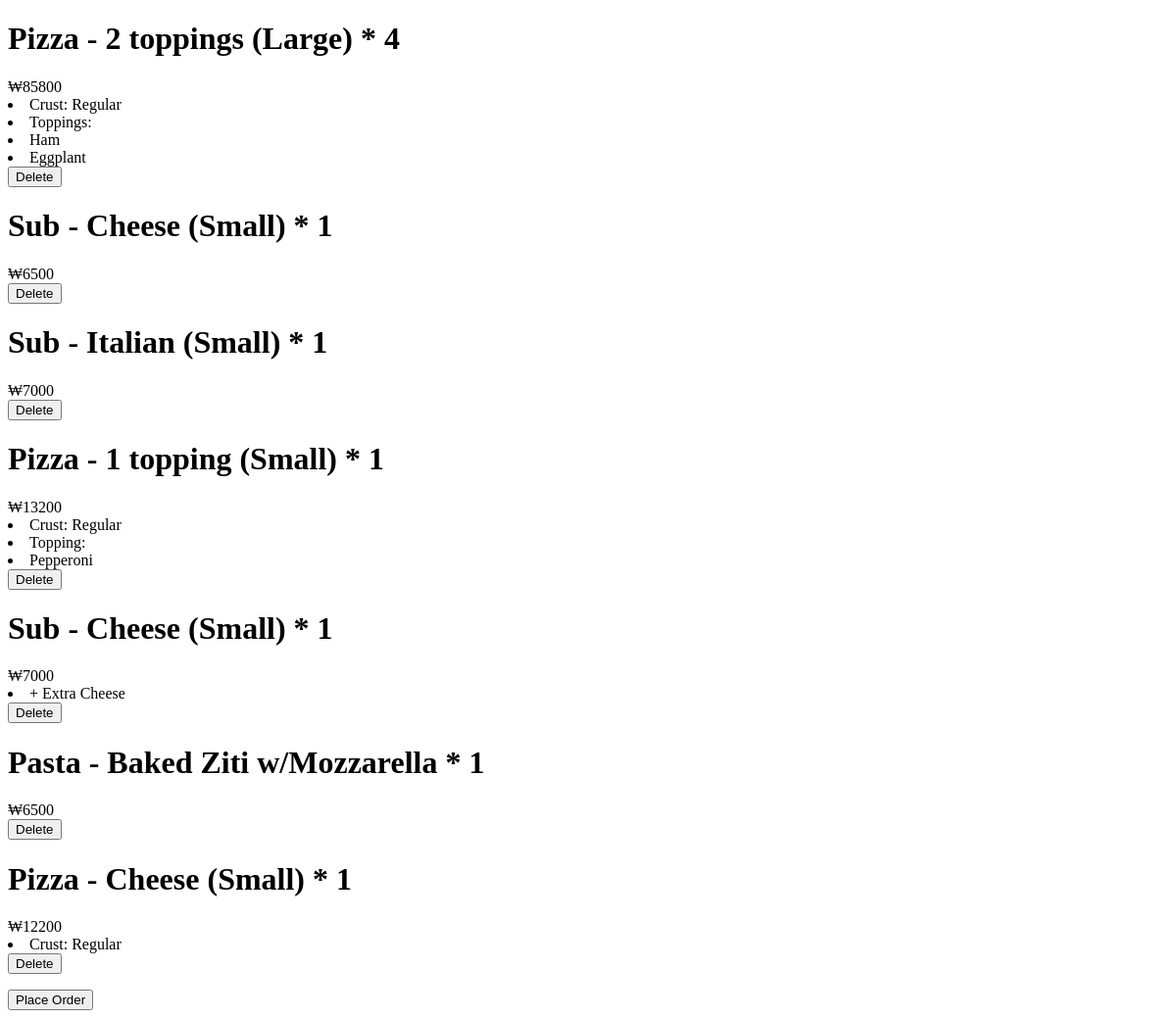
Page /cart (signed in) on the earlier database version.
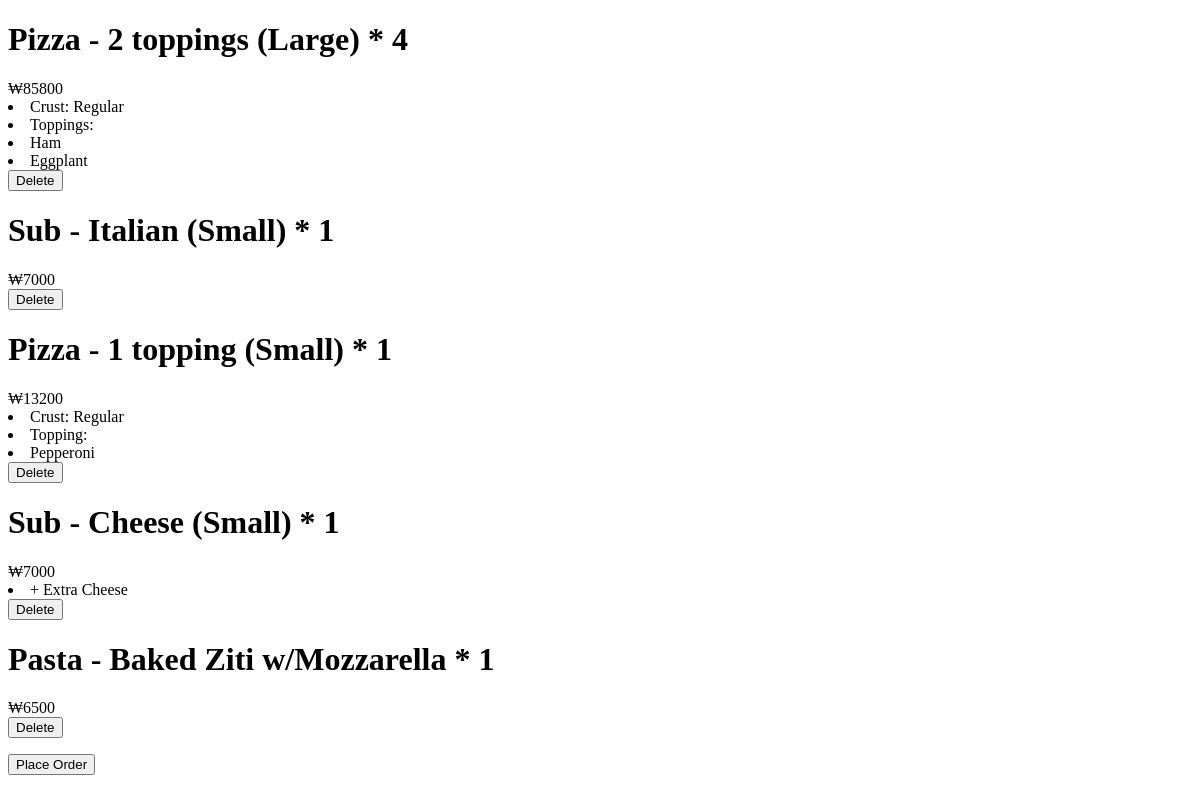
Same page on the later database version.
### orders/models.py (models this page shows, shortened)
class CartItem(models.Model):
    user = models.ForeignKey(User, on_delete=models.CASCADE, related_name='cart')
    item = models.ForeignKey(Item, on_delete=models.CASCADE)
    quantity = models.IntegerField(default=1)
    toppings = models.ManyToManyField(Topping, blank=True, related_name='carts') # For pizza
    extra = models.BooleanField(default=False) # For sub
    price = models.IntegerField(default=0)

class Item(models.Model):
    category = models.ForeignKey(Category, on_delete=models.CASCADE)
    name = models.CharField(max_length=64)
    S = 'Small'
    L = 'Large'
    SIZE_CHOICES = (
        (S, 'Small'),
        (L, 'Large')
    )
    size = models.CharField(max_length=8, choices=SIZE_CHOICES, blank=True)
    price = models.IntegerField(blank=True, default=0) # Blankable for Toppings

class Category(models.Model):
    PIZZA = 'Pizza'
    TOPPING = 'Topping'
    SUB = 'Sub'
    EXTRA = 'Extra'
    PASTA = 'Pasta'
    SALAD = 'Salad'
    DINNER = 'Dinner Platter'
    CATEGORY_CHOICES = (
        (PIZZA, 'Pizza'),
        (TOPPING, 'Topping'),
        (SUB, 'Sub menu'),
        (EXTRA, 'Extra'),
        (PASTA, 'Pasta'),
        (SALAD, 'Salad'),
        (DINNER, 'Dinner Platter')
    )
    name = models.CharField(max_length=16, choices=CATEGORY_CHOICES)
    class Meta:
        verbose_name = "Category"
        verbose_name_plural = "Categories"
    def __str__(self):
        return f"{self.name}"

class Pizza(Item):
    REGULAR = 'Regular'
    SICILIAN = 'Sicilian'
    CRUST_CHOICES = (
        (REGULAR, 'Regular'),
        (SICILIAN, 'Sicilian')
    )
    crust = models.CharField(max_length=8, choices=CRUST_CHOICES)
    max_toppings = models.IntegerField(default=0)

class Topping(Item):
    """Define toppings."""

### orders/views.py (the view)
# urls.py: path('cart', views.cart_list, name='cart'),
@login_required(login_url='/login')
def cart_list(request):
    cart_list = CartItem.objects.filter(user=request.user).all()
    context = {
        "cart_list": cart_list
    }
    return render(request, 'orders/cart.html', context)

### orders/templates/orders/cart.html (shortened to what this page needs)
{% extends 'base_orders.html' %}
{% block body %}
{% if cart_list %}
<p>
    {% for cart_item in cart_list %}
        <h1>{{ cart_item.item.category }} - {{ cart_item.item.name }}
            {% if cart_item.item.size %}({{ cart_item.item.size }}){% endif %}
            * {{ cart_item.quantity }} </h1>
        <div>&#8361;{{ cart_item.price }}</div>
        {% if cart_item.item.category.name == 'Pizza' %}
            <li>Crust: {{ cart_item.item.pizza.crust }} </li>
            {% if cart_item.toppings.all|length >= 1 %}
                <li>Topping{{ cart_item.toppings.all|pluralize }}:
                {% for topping in cart_item.toppings.all %}
                    <li>{{ topping.name }}</li>
                {% endfor %}
                </li>
            {% endif %}
        {% elif cart_item.extra %}
            <li>+ Extra Cheese</li>
        {% endif %}
        <form action="{% url 'delete_item' cart_item.id %}" method="POST">
            <input type="submit" value="Delete">
        </form>
    {% endfor %}
</p>
<form action="{% url 'order_first' %}", method="POST">
    <input type="submit" value="Place Order">
</form>
{% else %}
    <div>No items in the cart.</div>
{% endif %}
{% endblock %}

Differences in the rows shown:
removed CartItem: item.category "Sub", item.name "Cheese", item.size "Small", quantity "1", price "6500"
removed CartItem: item.category "Pizza", item.name "Cheese", item.size "Small", quantity "1", price "12200", item.pizza.crust "Regular"
